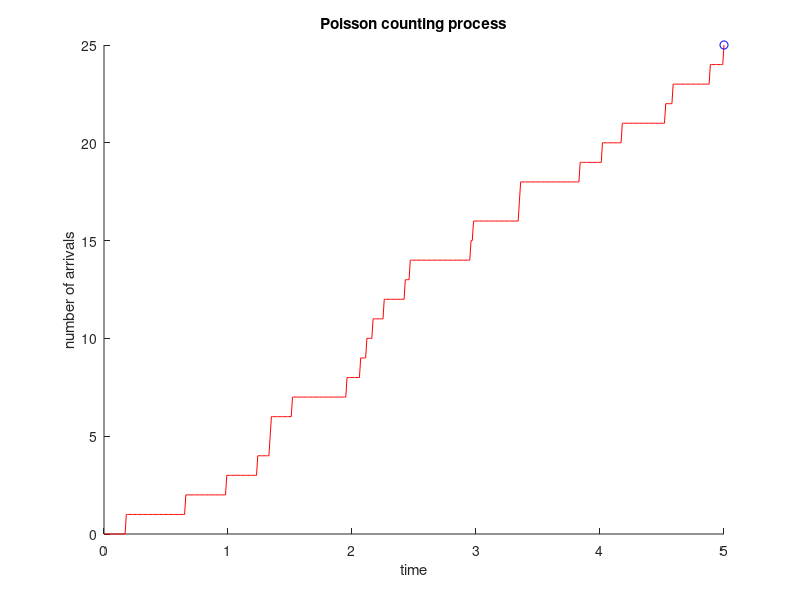

Write the MATLAB code that produced this figure.
% Simulate a poisson counting process
lambda = input('arrival rate = ');
tmax = input('t max = ');

% array of arrival times
% exp(lambda) distributed
arr_time = -1/lambda * log(rand);          
                                  
last_arrival = arr_time;
while last_arrival <= tmax
    last_arrival = last_arrival - 1/lambda * log(rand);
    arr_time = [arr_time, last_arrival];
end

% last arrival time should not be included
arr_time = arr_time(1:end-1);

% illustration
t = 0:0.01:tmax;
Nsteps = length(t);
X = zeros(1, Nsteps);
for s=1:Nsteps
    X(s) = sum(arr_time <= t(s)); % number of arrivals by time t(s0
end

axis([0 tmax 0 max(X)]); % alocate the box for the graph

hold on

title('Poisson counting process');
xlabel('time');
ylabel('number of arrivals');

comet(t, X);

hold off
